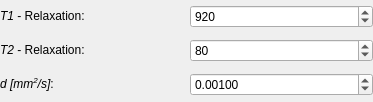
<?xml version="1.0" encoding="UTF-8"?>
<ui version="4.0">
 <class>QmitkBallModelParametersWidgetControls</class>
 <widget class="QWidget" name="QmitkBallModelParametersWidgetControls">
  <property name="geometry">
   <rect>
    <x>0</x>
    <y>0</y>
    <width>373</width>
    <height>102</height>
   </rect>
  </property>
  <property name="sizePolicy">
   <sizepolicy hsizetype="MinimumExpanding" vsizetype="MinimumExpanding">
    <horstretch>0</horstretch>
    <verstretch>0</verstretch>
   </sizepolicy>
  </property>
  <property name="windowTitle">
   <string>Form</string>
  </property>
  <layout class="QGridLayout" name="gridLayout">
   <property name="leftMargin">
    <number>0</number>
   </property>
   <property name="topMargin">
    <number>0</number>
   </property>
   <property name="rightMargin">
    <number>0</number>
   </property>
   <property name="bottomMargin">
    <number>0</number>
   </property>
   <item row="1" column="1">
    <widget class="QSpinBox" name="m_T2box">
     <property name="toolTip">
      <string>T2 relaxation time of this compartment (in milliseconds).</string>
     </property>
     <property name="maximum">
      <number>999999999</number>
     </property>
     <property name="value">
      <number>80</number>
     </property>
    </widget>
   </item>
   <item row="2" column="1">
    <widget class="QDoubleSpinBox" name="m_D1box">
     <property name="toolTip">
      <string>Diffusivity along stick.</string>
     </property>
     <property name="decimals">
      <number>5</number>
     </property>
     <property name="maximum">
      <double>1.000000000000000</double>
     </property>
     <property name="singleStep">
      <double>0.000100000000000</double>
     </property>
     <property name="value">
      <double>0.001000000000000</double>
     </property>
    </widget>
   </item>
   <item row="2" column="0">
    <widget class="QLabel" name="label">
     <property name="text">
      <string>&lt;html&gt;&lt;head/&gt;&lt;body&gt;&lt;p&gt;&lt;span style=&quot; font-style:italic;&quot;&gt;d [mm&lt;/span&gt;&lt;span style=&quot; font-style:italic; vertical-align:super;&quot;&gt;2&lt;/span&gt;&lt;span style=&quot; font-style:italic;&quot;&gt;/s]&lt;/span&gt;:&lt;/p&gt;&lt;/body&gt;&lt;/html&gt;</string>
     </property>
    </widget>
   </item>
   <item row="1" column="0">
    <widget class="QLabel" name="label_5">
     <property name="text">
      <string>&lt;html&gt;&lt;head/&gt;&lt;body&gt;&lt;p&gt;&lt;span style=&quot; font-style:italic;&quot;&gt;T2&lt;/span&gt; - Relaxation:&lt;/p&gt;&lt;/body&gt;&lt;/html&gt;</string>
     </property>
    </widget>
   </item>
   <item row="0" column="0">
    <widget class="QLabel" name="label_6">
     <property name="text">
      <string>&lt;html&gt;&lt;head/&gt;&lt;body&gt;&lt;p&gt;&lt;span style=&quot; font-style:italic;&quot;&gt;T1&lt;/span&gt; - Relaxation:&lt;/p&gt;&lt;/body&gt;&lt;/html&gt;</string>
     </property>
    </widget>
   </item>
   <item row="0" column="1">
    <widget class="QSpinBox" name="m_T1box">
     <property name="toolTip">
      <string>T1 relaxation time of this compartment (in milliseconds).</string>
     </property>
     <property name="maximum">
      <number>999999999</number>
     </property>
     <property name="value">
      <number>920</number>
     </property>
    </widget>
   </item>
  </layout>
 </widget>
 <tabstops>
  <tabstop>m_T2box</tabstop>
  <tabstop>m_D1box</tabstop>
 </tabstops>
 <resources/>
 <connections/>
</ui>
